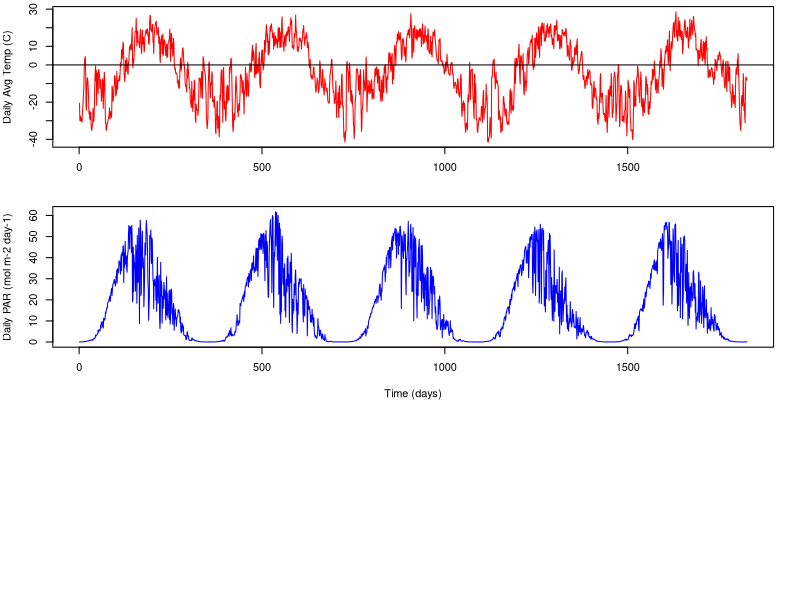

This chart was generated by the following R code: (Note: this script raises an error after producing the figure.)
############re-loading the data

#set working directory to C-N-model
data = read.csv("InputData_Processed.csv") #This is the "FluxData.csv" file, but with added calculations of GDD
head(data)


#plot the data
par(mfrow=c(3,1), mar=c(4,4,0.5,2))
plot(data$Temp_ARF~data$time, type="l", ylab = "Daily Avg Temp (C)", col="red", xlab="")
abline(h=0)
plot(data$PAR_ARF~data$time, type="l", ylab = "Daily PAR (mol m-2 day-1)", col="blue", xlab = "Time (days)")

#need to calculate DOY of senescence 
years = unique(data$year) #tells you which years we have data for 
sen.day = NA
for (i in 1: length(years)){
  year.i = years[i]
  data.year = subset(data, data$year==year.i)
  sen.day[i] = min(data.year$DOY[which(data.year$Temp_ARF<=10 & data.year$DOY>200)])
}
sen.day
num.days = c(365, 365, 365, 366, 365,365)
senDOY = rep(c(sen.day), c(num.days))
data = data.frame(data, senDOY = senDOY)
head(data)

#create a temperature scalar
Tmax.day = NA
Tmin.day = NA
for (i in 1: length(years)){
  year.i = years[i]
  data.year = subset(data, data$year==year.i)
  Tmax.day[i]=max(data.year$Temp_ARF)
  Tmin.day[i]=min(data.year$Temp_ARF)
}
Tmax.day # max temps for each year
Tmax.mean=mean(Tmax.day)
Tmin.mean=mean(Tmin.day)

scal.temp=NULL
for (i in 1:length(data$Temp_ARF)){
  scal.temp[i] = (data$Temp_ARF[i] - Tmin.mean)/(Tmax.mean-Tmin.mean) 
}

#rescale to 1
minscal = min(scal.temp)
maxscal = max(scal.temp)
for (i in 1:length(scal.temp)){
  scal.temp[i] = (scal.temp[i] - minscal)/(maxscal-minscal) 
}
plot(scal.temp, type="l")


#create a smoothed temperature scalar
#average of current sample, 5 future samples, and 5 past samples
filt=rep(1/11,11)
Temp.sm = filter(data$Temp_ARF, filt, sides=2, circular=TRUE)
plot(data$Temp_ARF, type="l")
lines(Temp.sm, col="red", lwd="3")
data=data.frame(data, Temp_sm=Temp.sm)

Tmaxsm.day = NA
Tminsm.day = NA
for (i in 1: length(years)){
  year.i = years[i]
  data.year = subset(data, data$year==year.i)
  Tmaxsm.day[i]=max(data.year$Temp_sm)
  Tminsm.day[i]=min(data.year$Temp_sm)
}
Tmaxsm.day # max temps for each year
Tmaxsm.mean=mean(Tmaxsm.day)
Tminsm.mean=mean(Tminsm.day)

scal.temp.sm=NULL
for (i in 1:length(Temp.sm)){
  scal.temp.sm[i] = (Temp.sm[i] - Tminsm.mean)/(Tmaxsm.mean-Tminsm.mean) 
}

plot(scal.temp.sm, type="l")

#need to calculate slope for each 7 day period
start = seq(1, length(Temp.sm), 8) #create a sequence of start iterations for slope calculations
end = seq(8, length(Temp.sm), 8) #create a sequence of end iterations for slope calculations
start
end

#need to look at slope to determine end of season
slope=rep(NA, length(Temp.sm))
for(i in 1:length(start)){
  slope.i = (Temp.sm[end[i]]-Temp.sm[start[i]])/7
  start.i = start[i]
  end.i = end[i]
  slope[start.i:end.i]=rep(slope.i, 8)
}
slope
slope[2185:length(slope)]=slope[2184] #these points don't really matter, but I don't want them to be NAs
slope
data=data.frame(data, slope=slope)
head(data)


spring.test = rep(0, length(slope))
for(i in 9:length(data$slope)-8){
  if(slope[i]>0 & slope[i+8]>0){
    spring.test[i]=1
  }
}
spring.test

fall.test = rep(0, length(slope))
for(i in 9:length(data$slope)-8){
  if(slope[i]<0 & slope[i+8]<0){
    fall.test[i]=1
  }
}
fall.test


par(mfrow=c(2,1))
plot(Temp.sm)
lines(spring.test*10, col="red")
plot(Temp.sm)
lines(fall.test*10, col="red")



data=data.frame(data, springtest=spring.test, falltest=fall.test)
head(data)

years = unique(data$year) #tells you which years we have data for 
start.day = NA
for (i in 1: length(years)){
  year.i = years[i]
  data.year = subset(data, data$year==year.i)
  start.day[i] = min(data.year$DOY[which(data.year$DOY>120 & data.year$Temp_ARF>=-5 & data.year$springtest==1)])
}
start.day
startDOY = rep(c(start.day), c(num.days))
data = data.frame(data, startDOY = startDOY)
head(data)

end.day = NA
for (i in 1: length(years)){
  year.i = years[i]
  data.year = subset(data, data$year==year.i)
  end.day[i] = min(data.year$DOY[which(data.year$DOY>240 & data.year$Temp_ARF<=0 & data.year$falltest==1)])
}
end.day
endDOY = rep(c(end.day), c(num.days))
data = data.frame(data, endDOY = endDOY)
head(data)

data.compare2=read.csv("Assimilation_data_ALL.csv")

par(mfrow=c(1,1))
plot(data.compare2$NEE~data.compare2$Time, col="forestgreen", xlim=c(1,1826))
abline(v=c(start.day+c(0,365,365+365,365+365+366, 365+365+366+365, 365+365+366+365+365)), col="red")
abline(v=c(sen.day+c(0,365,365+365,365+365+366, 365+365+366+365, 365+365+366+365+365)))
abline(v=c(end.day+c(0,365,365+365,365+365+366, 365+365+366+365, 365+365+366+365+365)), col="blue")

###############seasonal scalar##############

scal.seas=rep(1, length(data$DOY))
for (i in 1:length(data$DOY)){
  if(data$DOY[i]<data$startDOY[i]){ #prior to snow melt
    scal.seas[i]=0
  }
  if(data$DOY[i]>=data$startDOY[i]){ #after melt
    if(data$DOY[i]<=data$senDOY[i]){ #prior to peak
      slope = 1/(data$senDOY[i]-data$startDOY[i])
      scal.seas[i] = 0+(slope*(data$DOY[i]-data$startDOY[i]))
    }
    if(data$DOY[i]>data$senDOY[i] & data$DOY[i]<data$endDOY[i]){ #after peak but before frost
      slope = 1/(data$endDOY[i]-data$senDOY[i])
      scal.seas[i] = 0+(slope*(data$endDOY[i]-data$DOY[i]))
    }
    if(data$DOY[i]>=data$endDOY[i]){ #after frost
      scal.seas[i]=0
    }
  }
}

plot(scal.seas)

#FINALLY, need to calculate average growing season temperature
#pull out GS data (DOY > 150 & DOY < 250)
head(data)

years = unique(data$year) #tells you which years we have data for 
Temp_avg = NA
for (i in 1: length(years)){
  year.i = years[i]
  data.year = subset(data, data$year==year.i)
  Temp_GS = data.year$Temp_ARF[data.year$DOY>=data.year$startDOY[1] & data.year$DOY <= data.year$endDOY[1]]
  Temp_avg[i] = mean(Temp_GS)
}
Temp_avg
Temp_avg = rep(c(Temp_avg), c(num.days))
data = data.frame(data, Temp_avg = Temp_avg)
head(data)


time = seq(1:length(data$time))
#make into functions so that it will be continuous in the model
Temp.d1 <- approxfun(x=data$time, y=data$Temp_ARF, method="linear", rule=2)
TempAvg.d1 <- approxfun(x=data$time, y=data$Temp_avg, method="linear", rule=2)
PAR.d1 <- approxfun(x=data$time, y=data$PAR_ARF, method="linear", rule=2)
scaltemp.d1 <- approxfun(x=data$time, y=scal.temp.sm, method="linear", rule=2)
scalseason.d1 <- approxfun(x=data$time, y=scal.seas, method="linear", rule=2)
DOY.d1 <- approxfun(x=data$time, y=data$DOY, method="linear", rule=2)
Year.d1 <- approxfun(x=data$time, y=data$year, method="linear", rule=2)
